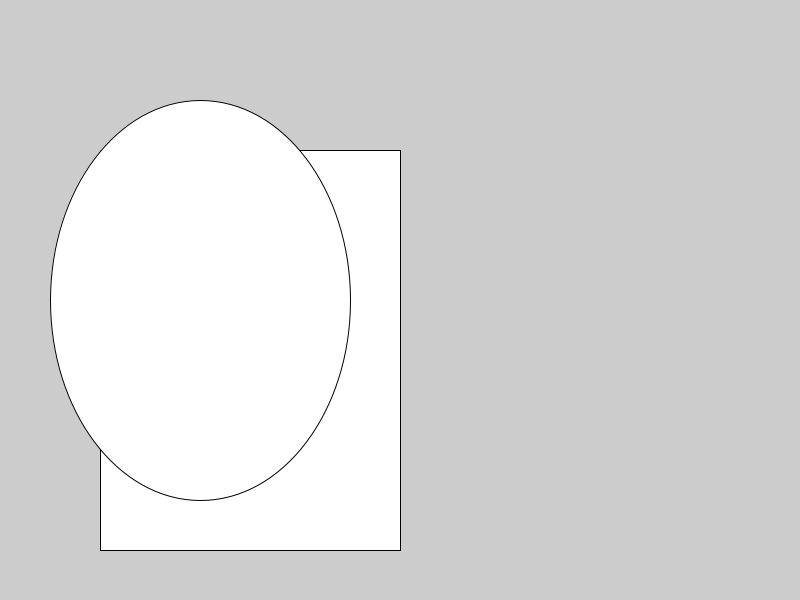
Frame 1 (no input)
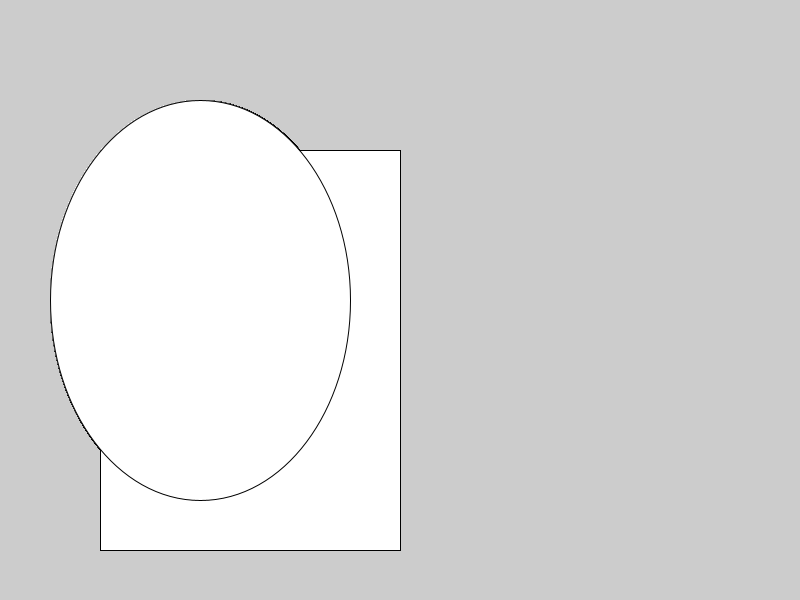
Frame 60 (the mouse pressed at the canvas centre just before this capture)
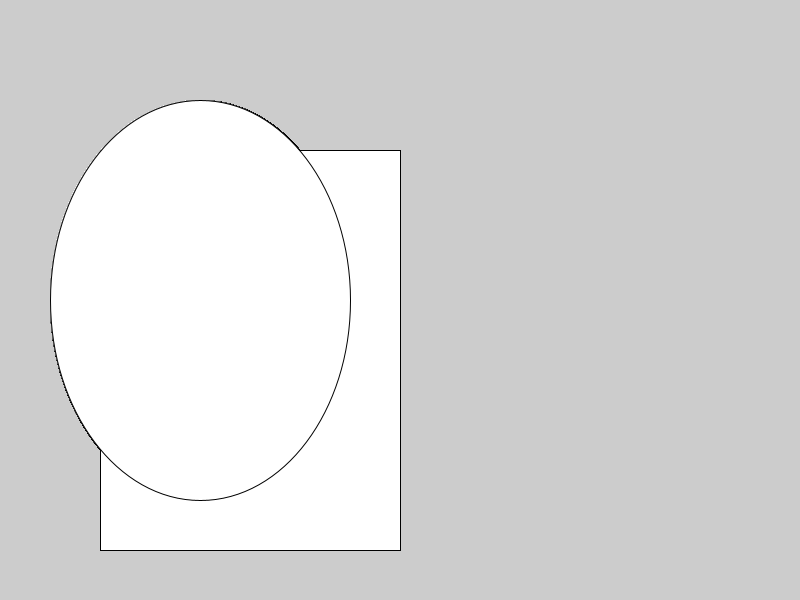
Frame 120 (the mouse held since frame 60 and released just before this capture)

The Processing sketch that drew these frames (run headless with seeded random() and noise(); from frame 60 on, the mouse is pressed at the canvas centre):

// Processing sketch: test
// ── test.pde
void setup(){
    size(800, 600);
}

void draw(){
    rect(100, 150, 300, 400);
    ellipse(200, 300, 300, 400);
}
